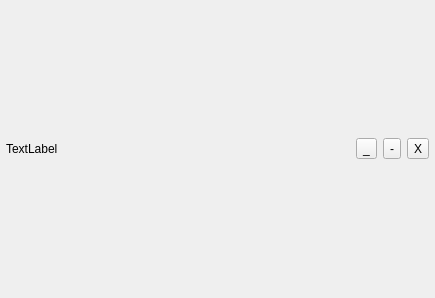
<?xml version="1.0" encoding="UTF-8"?>
<ui version="4.0">
 <class>FramelessWidget</class>
 <widget class="QWidget" name="FramelessWidget">
  <property name="geometry">
   <rect>
    <x>0</x>
    <y>0</y>
    <width>435</width>
    <height>298</height>
   </rect>
  </property>
  <property name="windowTitle">
   <string>Form</string>
  </property>
  <layout class="QGridLayout" name="gridLayout">
   <property name="leftMargin">
    <number>0</number>
   </property>
   <property name="topMargin">
    <number>0</number>
   </property>
   <property name="rightMargin">
    <number>0</number>
   </property>
   <property name="bottomMargin">
    <number>0</number>
   </property>
   <item row="0" column="0">
    <layout class="QHBoxLayout" name="horizontalLayout">
     <property name="leftMargin">
      <number>6</number>
     </property>
     <property name="rightMargin">
      <number>6</number>
     </property>
     <item>
      <widget class="QLabel" name="titleLabel">
       <property name="text">
        <string>TextLabel</string>
       </property>
      </widget>
     </item>
     <item>
      <widget class="QToolButton" name="minimizeButton">
       <property name="text">
        <string>_</string>
       </property>
      </widget>
     </item>
     <item>
      <widget class="QToolButton" name="maximizeButton">
       <property name="text">
        <string>-</string>
       </property>
      </widget>
     </item>
     <item>
      <widget class="QToolButton" name="closeButton">
       <property name="text">
        <string>X</string>
       </property>
      </widget>
     </item>
    </layout>
   </item>
   <item row="1" column="0">
    <layout class="QVBoxLayout" name="contentLayout"/>
   </item>
  </layout>
 </widget>
 <resources/>
 <connections/>
</ui>
